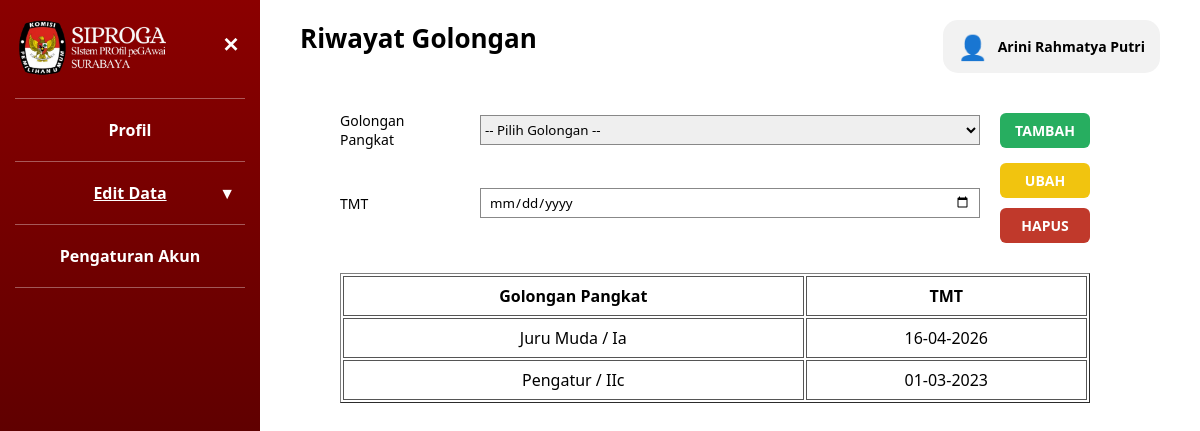
The page /pegawai/Edit_Riwayat_Golongan_User.php (signed in) on the database its author committed.
### tables this page shows
CREATE TABLE `pegawai` (
  `nip` char(18) NOT NULL,
  `nama_pegawai` varchar(250) NOT NULL,
  `tempat_lahir` varchar(100) NOT NULL,
  `tanggal_lahir` date NOT NULL,
  `alamat` varchar(100) NOT NULL,
  `tmt_cpns` date DEFAULT NULL,
  `tmt_pns` date DEFAULT NULL,
  `no_telp` varchar(15) NOT NULL,
  `created_at` timestamp NOT NULL DEFAULT CURRENT_TIMESTAMP,
  `updated_at` timestamp NOT NULL DEFAULT CURRENT_TIMESTAMP ON UPDATE CURRENT_TIMESTAMP,
  `id_jenis_kelamin` int UNSIGNED NOT NULL,
  `id_agama` int UNSIGNED NOT NULL,
  `id_status_perkawinan` int UNSIGNED NOT NULL,
  `id_gol` int UNSIGNED NOT NULL,
  `id_unit_kerja` int UNSIGNED NOT NULL,
  `foto` varchar(50) NOT NULL,
  `tipe_karyawan` varchar(10) NOT NULL,
  `instansi` varchar(50) NOT NULL
);

CREATE TABLE `riwayat_golongan` (
  `id_riwayat_gol` int UNSIGNED NOT NULL,
  `nip` char(18) NOT NULL,
  `id_gol` int UNSIGNED NOT NULL,
  `tmt_golongan` date NOT NULL
);

CREATE TABLE `master_golongan` (
  `id_gol` int UNSIGNED NOT NULL,
  `nama_pangkat` varchar(100) NOT NULL,
  `kode_gol` varchar(10) NOT NULL,
  `keterangan` varchar(100) DEFAULT NULL
);

### pegawai/Edit_Riwayat_Golongan_User.php (the view, shortened to what this page needs)
<?php
include '../config/koneksi.php';
$nip = $_SESSION['nip'];
$query = mysqli_query($conn,"SELECT * FROM pegawai WHERE nip='$nip'");
$data = mysqli_fetch_assoc($query);
?>
<!DOCTYPE html>
<html lang="id">
<head>
    <link rel="stylesheet" href="../assets/style_edit.css">
    <link rel="stylesheet" href="../assets/style_tab.css">
</head>
<body class="role-user">
<aside class="sidebar-edit">
    <div class="logo_siproga">
      <img src="../auth/Logo_Siproga.png">
      <button class="tombol-menu" id="tombolMenu">✕</button>
    </div>
      <hr class="garis-menu" />
      <a href="Identitas_User.php" class="item-menu">Profil</a>
      <hr class="garis-menu" />
      <div class="item-menu aktif" id="menuEditData">
        Edit Data
        <span class="panah-menu" id="panahEditData">▼</span>
    </div>
    <hr class="garis-menu" />
    <a href="Pengaturan_Akun_User.php" class="item-menu">Pengaturan Akun</a>
      <hr class="garis-menu" />
    </aside>
<main class="konten">
    <h2>Riwayat Golongan</h2>
     <div class="user-profile" id="userProfile">
        <div class="user-info">
            <div class="user-icon">👤</div>
            <div class="user-text">
            <div class="user-name">
            <?= $data['nama_pegawai'] ?>
            </div>
            </div>
        </div>
        </div>
      <div class="bagian-identitas">
      <div class="form-edit">
        <form method="POST" id="formUpload">
        <div class="baris-form" style="grid-template-columns:120px 500px 120px">
        <label>Golongan Pangkat</label>
        <select name="id_gol" style="height:30px; border:1px solid #888;">
        <option value="">-- Pilih Golongan --</option>
        </select>
        <button type="button" onclick="klikTambah()" class="tombol-tambah btn-kecil">
        TAMBAH
        </button>
        </div>
        <div class="baris-form" style="grid-template-columns:120px 500px 120px">
        <label>TMT</label>
        <input type="date" name="tmt_golongan">
        <div class="aksi-vertikal">
        <button type="button" onclick="klikUbahBeda('id_riwayat_gol')" class="tombol-ubah btn-kecil">
        UBAH
        </button>
        <button type="button" onclick="klikHapus('id_riwayat_gol')" class="tombol-hapus btn-kecil">
          HAPUS
          </button>
        </div>
        </div>
        </form>
        <table class="tabel-riwayat" border="1" cellpadding="5">
        <thead>
        <tr>
        <th>Golongan Pangkat</th>
        <th>TMT</th>
        </tr>
        </thead>
        <tbody>
        <?php
          $data = mysqli_query($conn,"
          SELECT rg.*, mg.kode_gol, mg.nama_pangkat
          FROM riwayat_golongan rg
          JOIN master_golongan mg ON rg.id_gol = mg.id_gol
          WHERE rg.nip='$nip'
          ORDER BY rg.tmt_golongan DESC
          ");
          while($row = mysqli_fetch_assoc($data)){
            echo "<tr onclick=\"pilihData('".$row['id_riwayat_gol']."','".$row['id_gol']."','".$row['tmt_golongan']."')\">
            <td>".$row['nama_pangkat']." / ".$row['kode_gol']."</td>
            <td>".date('d-m-Y', strtotime($row['tmt_golongan']))."</td>
            </tr>";
            }
        ?>
        </tbody>
        </table>
        </div>
</main>
</body>
</html>

### assets/style_edit.css (style rules this page uses)
.sidebar-edit { width: 260px; background: linear-gradient(to bottom, #8b0000, #3b0000); color: #fff; padding: 20px 15px; min-height: 100vh; }
.form-edit { max-width: 1000px; margin-top: 30px; }
.sidebar-edit .item-menu { display: block; padding: 8px 5px; font-weight: bold; text-align: center; cursor: pointer; color: #fff !important; text-decoration: none; }
.bagian-identitas { display: flex; align-items: flex-start; justify-content:center; gap: 60px; margin-top: 20px; }
.sidebar-edit .item-menu.aktif { text-decoration: underline; }
.tabel-riwayat tr { cursor:pointer; }
.tabel-riwayat { width:800px; margin-top:30px; }

### assets/style_tab.css (style rules this page uses)
* { box-sizing: border-box; font-family: "Segoe UI", Tahoma, sans-serif; }
body { margin: 0; min-height: 100vh; display: flex; background: #ffffff; }
.tombol-menu { background: none; border: none; color: #fff; font-size: 22px; cursor: pointer; font-weight: bold;font-weight: bold; }
.garis-menu { border: none; border-top: 1px solid rgba(255,255,255,0.35); margin: 12px 0; }
.item-menu { display: block; padding: 8px 5px; cursor: pointer; font-weight: bold; text-align: center; position: relative; }
.item-menu.aktif { text-decoration: underline; }
.panah-menu { position: absolute; right: 10px; top: 50%; transform: translateY(-50%); }
.konten { flex: 1; padding: 20px 40px 30px; position: relative; }
.konten h2 { margin: 0 0 25px; font-size: 26px; }
.baris-form { display: grid; grid-template-columns: 240px 1fr; align-items: center; margin-bottom: 14px; column-gap: 20px; }
.baris-form label { font-size: 14px; }
.baris-form input, .baris-form textarea { height: 30px; border: 1px solid #888; padding: 4px 8px; width: 100%; box-sizing: border-box; font-family: inherit; }
.tombol-ubah { background: #f1c40f; color: #fff; border: none; padding: 8px 22px; border-radius: 5px; font-weight: bold; cursor: pointer; }
.tombol-hapus { background: #c0392b; color: #fff; border: none; padding: 8px 22px; border-radius: 5px; font-weight: bold; cursor: pointer; text-decoration: none; }
.tombol-tambah { background: #27ae60; color: #fff; border: none; padding: 8px 22px; border-radius: 5px; font-weight: bold; cursor: pointer; }
.aksi-vertikal { display: flex; flex-direction: column; gap: 10px; }
.tabel-riwayat { width: 750px; max-width: 100%; margin-top: 30px; }
.tabel-riwayat th, .tabel-riwayat td { border: 0.8px solid #555; padding: 8px; text-align: center; }
.btn-kecil { width: 90px; padding: 8px 0; font-size: 14px; border-radius: 6px; }
.user-profile { position: absolute; top: 20px; right: 40px; cursor: pointer; z-index: 9999; }
.user-info { display: flex; align-items: center; gap: 10px; background: #f2f2f2; padding: 10px 15px; border-radius: 15px; }
.user-icon { font-size: 24px; }
.user-name { font-weight: bold; font-size: 14px; }
.logo_siproga { display: flex; align-items: flex-start; position: relative; }
.logo_siproga img { width: 170px; height: auto; padding-right: 12px; display: block; margin-bottom: 10px; }
.tombol-menu { font-size: 20px; background: none; border: none; color: white; cursor: pointer; position: absolute; right: 0px; top: 10px; }

### pegawai/Notifikasi_Logout.php (style rules this page uses)
.user-profile { position: absolute; top: 20px; right: 40px; cursor: pointer; z-index: 9999; }
.user-info { display: flex; align-items: center; gap: 10px; background: #f2f2f2; padding: 10px 15px; border-radius: 15px; }
.user-icon { font-size: 24px; }
.user-name { font-weight: bold; font-size: 14px; }

### rows shown on the page
pegawai: nama_pegawai "Arini Rahmatya Putri"
riwayat_golongan: id_gol.nama_pangkat "Juru Muda", id_gol.kode_gol "Ia", tmt_golongan "16-04-2026"
riwayat_golongan: id_gol.nama_pangkat "Pengatur", id_gol.kode_gol "IIc", tmt_golongan "01-03-2023"
